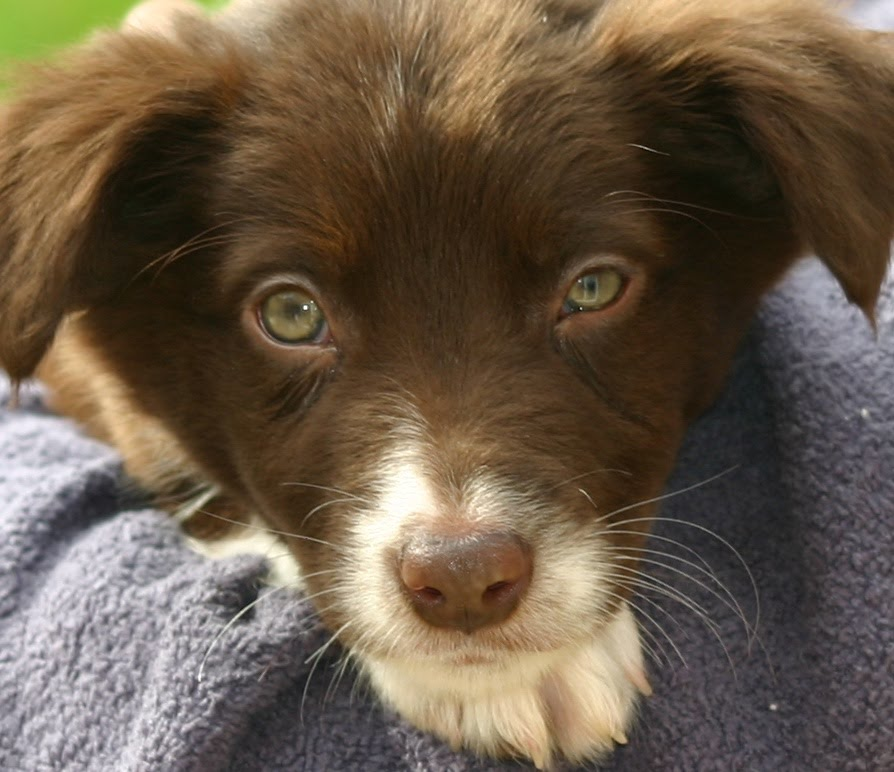
#> input picture raspberry/cv/puppy.bmp, 894 x 772 px
$ python rotate.py
#> lines starting #> are read from the running program, lines starting #| are printed output that depends on the picture
# -*- coding: utf-8 -*-
"""
Created on Mon Mar 25 23:56:55 2019

@author: arnulfo
"""

from PIL import Image

original = Image.open("puppy.bmp")
#> original is the input picture: PIL image 894x772 RGB; mean R, G, B 105.4, 90.2, 72.8

ori_width, ori_height = original.size
#> ori_width = 894; ori_height = 772
rot_height, rot_width = ori_width, ori_height
#> rot_height = 894; rot_width = 772

rotated = Image.new("RGB", (rot_width, rot_height))
#> rotated: PIL image 772x894 RGB; every value is 0

for y in range(ori_height):
    for x in range(ori_width):
        pixel = original.getpixel((x, y))
        rotated.putpixel((rot_width - 1 - y, x), pixel)
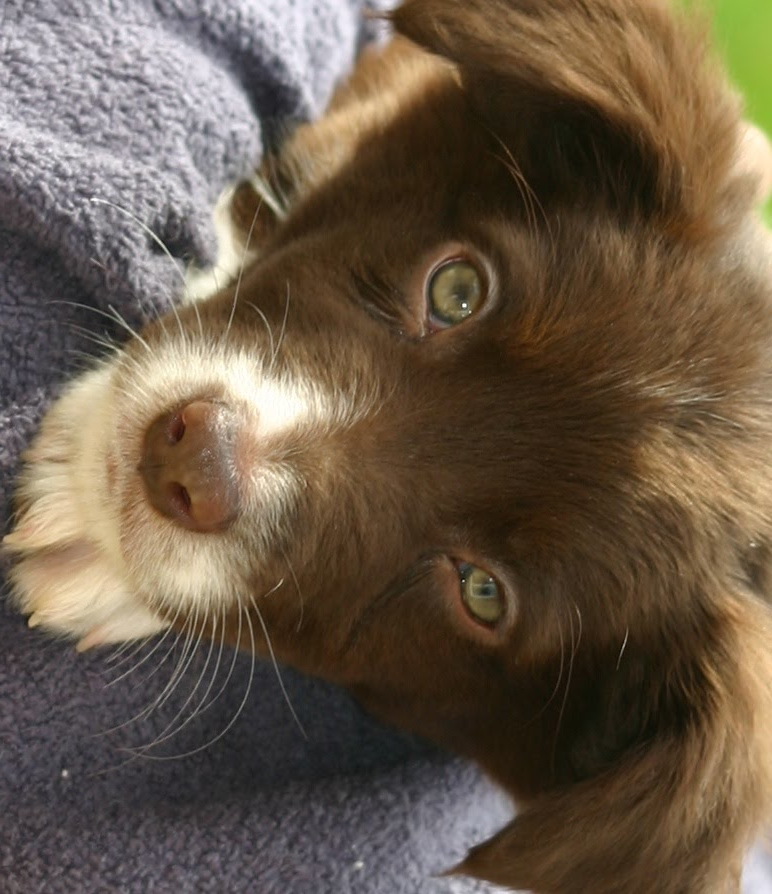
#> rotated: PIL image 772x894 RGB; mean R, G, B 105.4, 90.2, 72.8

rotated.save('rotated_puppy.jpg', 'JPEG')

$ run again, with raspberry/cv/encoded_image.png saved as raspberry/cv/puppy.bmp
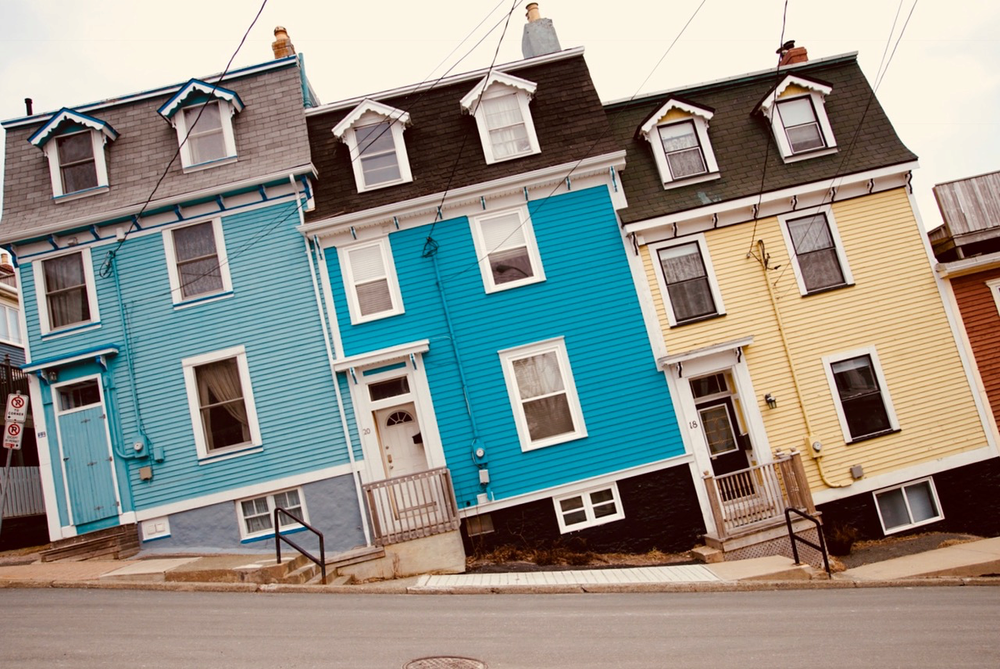
#> input picture raspberry/cv/encoded_image.png, 1000 x 669 px, shrunk from 1280 x 856 before the run
#> original is the input picture: PIL image 1000x669 RGB; mean R, G, B 147, 146.7, 138.6
#> after the loop `for y in range(ori_height):`:
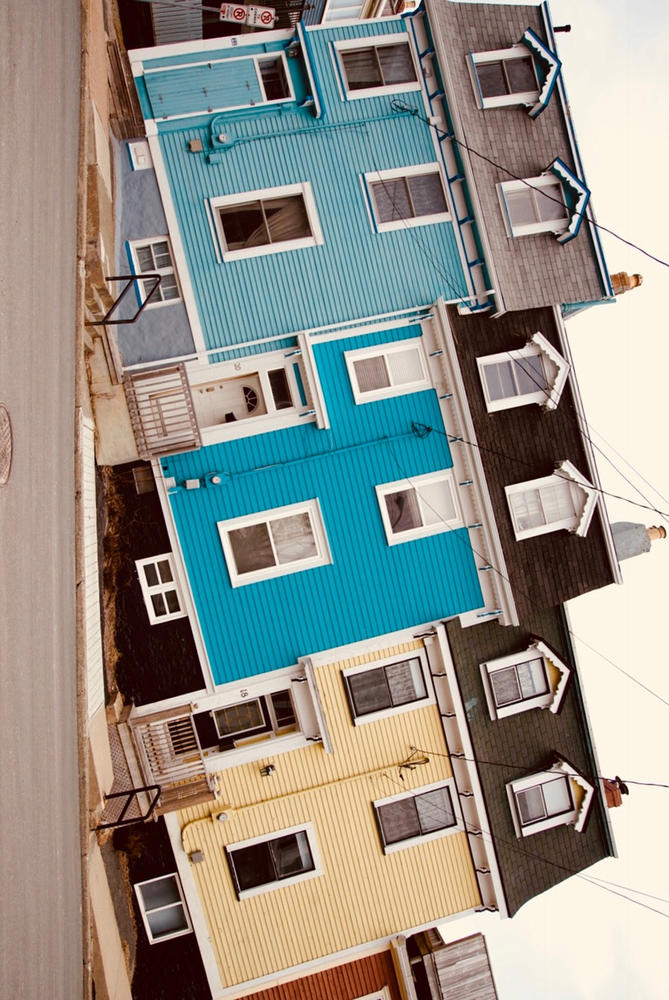
#> rotated: PIL image 669x1000 RGB; mean R, G, B 147, 146.7, 138.6
